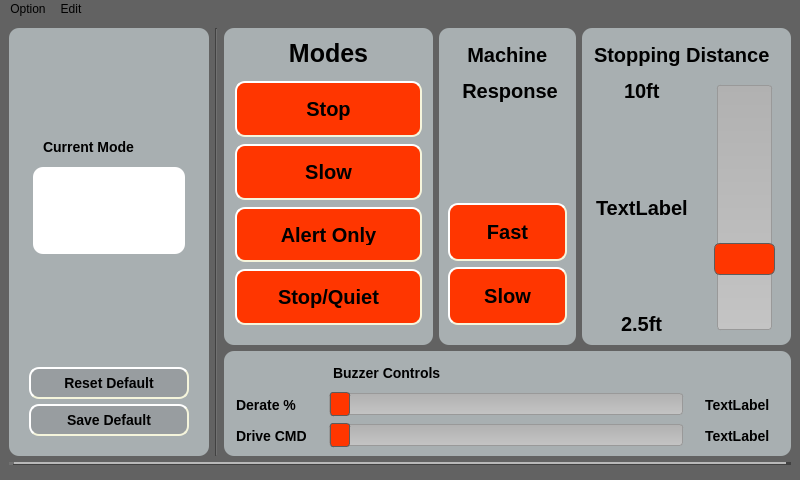
<?xml version="1.0" encoding="UTF-8"?>
<ui version="4.0">
 <class>radar1</class>
 <widget class="QMainWindow" name="radar1">
  <property name="geometry">
   <rect>
    <x>0</x>
    <y>0</y>
    <width>800</width>
    <height>480</height>
   </rect>
  </property>
  <property name="sizePolicy">
   <sizepolicy hsizetype="Ignored" vsizetype="Ignored">
    <horstretch>0</horstretch>
    <verstretch>0</verstretch>
   </sizepolicy>
  </property>
  <property name="maximumSize">
   <size>
    <width>800</width>
    <height>480</height>
   </size>
  </property>
  <property name="font">
   <font>
    <pointsize>12</pointsize>
    <weight>75</weight>
    <bold>true</bold>
    <kerning>true</kerning>
   </font>
  </property>
  <property name="windowTitle">
   <string>radar1</string>
  </property>
  <property name="windowOpacity">
   <double>1.000000000000000</double>
  </property>
  <property name="autoFillBackground">
   <bool>false</bool>
  </property>
  <property name="styleSheet">
   <string notr="true">background-color: rgb(98, 98, 98);</string>
  </property>
  <widget class="QWidget" name="centralwidget">
   <property name="sizePolicy">
    <sizepolicy hsizetype="Preferred" vsizetype="Preferred">
     <horstretch>0</horstretch>
     <verstretch>0</verstretch>
    </sizepolicy>
   </property>
   <property name="maximumSize">
    <size>
     <width>800</width>
     <height>455</height>
    </size>
   </property>
   <property name="styleSheet">
    <string notr="true"/>
   </property>
   <layout class="QGridLayout" name="gridLayout_2">
    <property name="sizeConstraint">
     <enum>QLayout::SetNoConstraint</enum>
    </property>
    <item row="0" column="1" rowspan="4" colspan="2">
     <widget class="Line" name="line">
      <property name="orientation">
       <enum>Qt::Vertical</enum>
      </property>
     </widget>
    </item>
    <item row="0" column="3" rowspan="3">
     <widget class="QWidget" name="modeWidget" native="true">
      <property name="sizePolicy">
       <sizepolicy hsizetype="Minimum" vsizetype="Minimum">
        <horstretch>0</horstretch>
        <verstretch>0</verstretch>
       </sizepolicy>
      </property>
      <property name="maximumSize">
       <size>
        <width>16777215</width>
        <height>16777215</height>
       </size>
      </property>
      <property name="styleSheet">
       <string notr="true">background-color: rgb(168, 175, 177);
border-width: 2px;
border-radius: 10px;
border-color: beige;
font: bold 25px;
padding: 6px;</string>
      </property>
      <layout class="QVBoxLayout" name="verticalLayout">
       <property name="spacing">
        <number>7</number>
       </property>
       <property name="leftMargin">
        <number>11</number>
       </property>
       <property name="topMargin">
        <number>5</number>
       </property>
       <property name="rightMargin">
        <number>11</number>
       </property>
       <property name="bottomMargin">
        <number>20</number>
       </property>
       <item>
        <widget class="QLabel" name="label_6">
         <property name="sizePolicy">
          <sizepolicy hsizetype="MinimumExpanding" vsizetype="MinimumExpanding">
           <horstretch>0</horstretch>
           <verstretch>0</verstretch>
          </sizepolicy>
         </property>
         <property name="maximumSize">
          <size>
           <width>16777215</width>
           <height>80</height>
          </size>
         </property>
         <property name="text">
          <string>Modes</string>
         </property>
         <property name="alignment">
          <set>Qt::AlignCenter</set>
         </property>
        </widget>
       </item>
       <item>
        <widget class="QPushButton" name="push_mode1">
         <property name="focusPolicy">
          <enum>Qt::StrongFocus</enum>
         </property>
         <property name="styleSheet">
          <string notr="true">QPushButton{
background-color: rgb(255, 54, 0);
border-style: outset;
border-radius: 10px;
border-color: beige;
font: bold 20px;
padding: 15px;
}
QPushButton::pressed
{
background-color : green;
}</string>
         </property>
         <property name="text">
          <string>Stop</string>
         </property>
        </widget>
       </item>
       <item>
        <widget class="QPushButton" name="push_mode2">
         <property name="styleSheet">
          <string notr="true">QPushButton{
background-color: rgb(255, 54, 0);
border-style: outset;
border-radius: 10px;
border-color: beige;
font: bold 20px;
padding: 15px;
}
QPushButton::pressed
{
background-color : green;
}</string>
         </property>
         <property name="text">
          <string>Slow</string>
         </property>
        </widget>
       </item>
       <item>
        <widget class="QPushButton" name="push_mode3">
         <property name="styleSheet">
          <string notr="true">QPushButton{
background-color: rgb(255, 54, 0);
border-style: outset;
border-radius: 10px;
border-color: beige;
font: bold 20px;
padding: 15px;
}
QPushButton::pressed
{
background-color : green;
}</string>
         </property>
         <property name="text">
          <string>Alert Only</string>
         </property>
        </widget>
       </item>
       <item>
        <widget class="QPushButton" name="push_mode4">
         <property name="focusPolicy">
          <enum>Qt::StrongFocus</enum>
         </property>
         <property name="styleSheet">
          <string notr="true">QPushButton{
background-color: rgb(255, 54, 0);
border-style: outset;
border-radius: 10px;
border-color: beige;
font: bold 20px;
padding: 15px;
}
QPushButton::pressed
{
background-color : green;
}</string>
         </property>
         <property name="text">
          <string>Stop/Quiet</string>
         </property>
         <property name="checkable">
          <bool>false</bool>
         </property>
         <property name="checked">
          <bool>false</bool>
         </property>
        </widget>
       </item>
      </layout>
     </widget>
    </item>
    <item row="0" column="0" rowspan="4">
     <widget class="QFrame" name="frame_2">
      <property name="sizePolicy">
       <sizepolicy hsizetype="Preferred" vsizetype="Preferred">
        <horstretch>0</horstretch>
        <verstretch>0</verstretch>
       </sizepolicy>
      </property>
      <property name="maximumSize">
       <size>
        <width>200</width>
        <height>16777215</height>
       </size>
      </property>
      <property name="styleSheet">
       <string notr="true">background-color: rgb(168, 175, 177);
border-width: 2px;
border-radius: 10px;
border-color: beige;
font: bold 12px;
padding: 6px;</string>
      </property>
      <property name="frameShape">
       <enum>QFrame::StyledPanel</enum>
      </property>
      <property name="frameShadow">
       <enum>QFrame::Raised</enum>
      </property>
      <layout class="QVBoxLayout" name="verticalLayout_5">
       <item>
        <widget class="QLabel" name="label">
         <property name="sizePolicy">
          <sizepolicy hsizetype="Preferred" vsizetype="Preferred">
           <horstretch>0</horstretch>
           <verstretch>0</verstretch>
          </sizepolicy>
         </property>
         <property name="minimumSize">
          <size>
           <width>150</width>
           <height>75</height>
          </size>
         </property>
         <property name="maximumSize">
          <size>
           <width>200</width>
           <height>125</height>
          </size>
         </property>
         <property name="autoFillBackground">
          <bool>false</bool>
         </property>
         <property name="styleSheet">
          <string notr="true">background-color: rgb(168, 175, 177);

border-width: 2px;
border-radius: 10px;
padding: 6px;</string>
         </property>
         <property name="frameShape">
          <enum>QFrame::Box</enum>
         </property>
         <property name="lineWidth">
          <number>3</number>
         </property>
         <property name="text">
          <string/>
         </property>
         <property name="pixmap">
          <pixmap resource="resource.qrc">:/bobcat-logo.png</pixmap>
         </property>
         <property name="scaledContents">
          <bool>true</bool>
         </property>
         <property name="wordWrap">
          <bool>false</bool>
         </property>
         <property name="openExternalLinks">
          <bool>false</bool>
         </property>
        </widget>
       </item>
       <item>
        <widget class="QWidget" name="dialogWidget" native="true">
         <property name="sizePolicy">
          <sizepolicy hsizetype="Expanding" vsizetype="Expanding">
           <horstretch>0</horstretch>
           <verstretch>0</verstretch>
          </sizepolicy>
         </property>
         <property name="minimumSize">
          <size>
           <width>0</width>
           <height>0</height>
          </size>
         </property>
         <property name="maximumSize">
          <size>
           <width>200</width>
           <height>16777215</height>
          </size>
         </property>
         <property name="baseSize">
          <size>
           <width>0</width>
           <height>0</height>
          </size>
         </property>
         <property name="styleSheet">
          <string notr="true">background-color: rgb(168, 175, 177);
border-width: 2px;
border-radius: 10px;
border-color: beige;
font: bold 14px;
padding: 6px;</string>
         </property>
         <layout class="QVBoxLayout" name="verticalLayout_2">
          <item>
           <widget class="QLabel" name="label_7">
            <property name="text">
             <string>Current Mode</string>
            </property>
           </widget>
          </item>
          <item>
           <widget class="QTextBrowser" name="modeDialog">
            <property name="enabled">
             <bool>true</bool>
            </property>
            <property name="minimumSize">
             <size>
              <width>0</width>
              <height>0</height>
             </size>
            </property>
            <property name="maximumSize">
             <size>
              <width>16777215</width>
              <height>16777215</height>
             </size>
            </property>
            <property name="baseSize">
             <size>
              <width>0</width>
              <height>0</height>
             </size>
            </property>
            <property name="font">
             <font>
              <family>MS Shell Dlg 2</family>
              <pointsize>10</pointsize>
              <weight>50</weight>
              <italic>false</italic>
              <bold>false</bold>
              <kerning>true</kerning>
             </font>
            </property>
            <property name="styleSheet">
             <string notr="true">background-color: rgb(255, 255, 255);
font: 10pt &quot;MS Shell Dlg 2&quot;;</string>
            </property>
           </widget>
          </item>
          <item>
           <widget class="QTextBrowser" name="canDialog">
            <property name="baseSize">
             <size>
              <width>0</width>
              <height>0</height>
             </size>
            </property>
            <property name="styleSheet">
             <string notr="true">background-color: rgb(168, 175, 177);</string>
            </property>
           </widget>
          </item>
         </layout>
        </widget>
       </item>
       <item>
        <widget class="QWidget" name="perphWidget" native="true">
         <property name="maximumSize">
          <size>
           <width>200</width>
           <height>16777215</height>
          </size>
         </property>
         <property name="styleSheet">
          <string notr="true">background-color: rgb(168, 175, 177);
border-width: 2px;
border-radius: 10px;
border-color: beige;
font: bold 14px;
padding: 6px;</string>
         </property>
         <layout class="QVBoxLayout" name="verticalLayout_3">
          <property name="spacing">
           <number>5</number>
          </property>
          <property name="leftMargin">
           <number>5</number>
          </property>
          <property name="topMargin">
           <number>5</number>
          </property>
          <property name="rightMargin">
           <number>5</number>
          </property>
          <property name="bottomMargin">
           <number>5</number>
          </property>
          <item>
           <widget class="QPushButton" name="resetDefault">
            <property name="maximumSize">
             <size>
              <width>16777215</width>
              <height>16777215</height>
             </size>
            </property>
            <property name="mouseTracking">
             <bool>false</bool>
            </property>
            <property name="styleSheet">
             <string notr="true">QPushButton{
background-color: rgb(152, 157, 160);
border-style: outset;
border-radius: 10px;
border-color: beige;
font: bold 14px;
padding: 6px;
}
QPushButton::pressed
{
background-color : green;
}</string>
            </property>
            <property name="text">
             <string>Reset Default</string>
            </property>
            <property name="checkable">
             <bool>false</bool>
            </property>
            <property name="checked">
             <bool>false</bool>
            </property>
            <property name="autoDefault">
             <bool>false</bool>
            </property>
            <property name="default">
             <bool>false</bool>
            </property>
            <property name="flat">
             <bool>false</bool>
            </property>
           </widget>
          </item>
          <item>
           <widget class="QPushButton" name="pushDefault">
            <property name="styleSheet">
             <string notr="true">QPushButton{
background-color: rgb(152, 157, 160);
border-style: outset;
border-radius: 10px;
border-color: beige;
font: bold 14px;
padding: 6px;
}
QPushButton::pressed
{
background-color : green;
}</string>
            </property>
            <property name="text">
             <string>Save Default</string>
            </property>
           </widget>
          </item>
         </layout>
        </widget>
       </item>
      </layout>
     </widget>
    </item>
    <item row="0" column="5" rowspan="3" colspan="2">
     <widget class="QWidget" name="distanceWidget" native="true">
      <property name="sizePolicy">
       <sizepolicy hsizetype="Minimum" vsizetype="Minimum">
        <horstretch>0</horstretch>
        <verstretch>0</verstretch>
       </sizepolicy>
      </property>
      <property name="minimumSize">
       <size>
        <width>0</width>
        <height>0</height>
       </size>
      </property>
      <property name="styleSheet">
       <string notr="true">background-color: rgb(168, 175, 177);
border-width: 2px;
border-radius: 10px;
border-color: beige;
font: bold 15px;
padding: 6px;</string>
      </property>
      <layout class="QGridLayout" name="gridLayout_3">
       <property name="leftMargin">
        <number>1</number>
       </property>
       <item row="0" column="2" colspan="2">
        <widget class="QLabel" name="label_5">
         <property name="maximumSize">
          <size>
           <width>16777215</width>
           <height>16777215</height>
          </size>
         </property>
         <property name="styleSheet">
          <string notr="true">font: bold 20px;</string>
         </property>
         <property name="text">
          <string>Stopping Distance</string>
         </property>
        </widget>
       </item>
       <item row="1" column="3">
        <widget class="QSlider" name="distanceSlider">
         <property name="sizePolicy">
          <sizepolicy hsizetype="Minimum" vsizetype="Minimum">
           <horstretch>0</horstretch>
           <verstretch>0</verstretch>
          </sizepolicy>
         </property>
         <property name="maximumSize">
          <size>
           <width>75</width>
           <height>16777215</height>
          </size>
         </property>
         <property name="focusPolicy">
          <enum>Qt::NoFocus</enum>
         </property>
         <property name="layoutDirection">
          <enum>Qt::LeftToRight</enum>
         </property>
         <property name="styleSheet">
          <string notr="true">QSlider::groove:vertical {
	background: qlineargradient(x1:0, y1:0, x2:0, y2:1, stop:0 #B1B1B1, stop:1 #c4c4c4);
    position: absolute; /* absolutely position 4px from the left and right of the widget. setting margins on the widget should work too... */
    left: 4px; right: 4px;
	border: 1px solid #999999;
	border-radius: 3px;
}

QSlider::handle:vertical {
    height: 30px;
	width: 30px;
    background: rgb(255,54,0);
    margin: 0 -4px; /* expand outside the groove */
    border-radius: 6px;
	border: 1px solid #5c5c5c;
}
</string>
         </property>
         <property name="minimum">
          <number>76</number>
         </property>
         <property name="maximum">
          <number>305</number>
         </property>
         <property name="value">
          <number>135</number>
         </property>
         <property name="orientation">
          <enum>Qt::Vertical</enum>
         </property>
        </widget>
       </item>
       <item row="1" column="2">
        <widget class="QFrame" name="frame">
         <property name="maximumSize">
          <size>
           <width>16777215</width>
           <height>16777215</height>
          </size>
         </property>
         <property name="layoutDirection">
          <enum>Qt::LeftToRight</enum>
         </property>
         <property name="styleSheet">
          <string notr="true">padding: 0px;
font: bold 15px;</string>
         </property>
         <property name="frameShape">
          <enum>QFrame::StyledPanel</enum>
         </property>
         <property name="frameShadow">
          <enum>QFrame::Raised</enum>
         </property>
         <layout class="QVBoxLayout" name="verticalLayout_4">
          <property name="leftMargin">
           <number>0</number>
          </property>
          <property name="topMargin">
           <number>0</number>
          </property>
          <property name="rightMargin">
           <number>0</number>
          </property>
          <property name="bottomMargin">
           <number>0</number>
          </property>
          <item alignment="Qt::AlignHCenter">
           <widget class="QLabel" name="distanceLabelMax">
            <property name="maximumSize">
             <size>
              <width>16777215</width>
              <height>16777215</height>
             </size>
            </property>
            <property name="font">
             <font>
              <pointsize>-1</pointsize>
              <weight>75</weight>
              <italic>false</italic>
              <bold>true</bold>
             </font>
            </property>
            <property name="styleSheet">
             <string notr="true">background-color: rgb(168, 175, 177);
font: bold 20px;
</string>
            </property>
            <property name="text">
             <string>10ft</string>
            </property>
           </widget>
          </item>
          <item>
           <spacer name="verticalSpacer_2">
            <property name="orientation">
             <enum>Qt::Vertical</enum>
            </property>
            <property name="sizeHint" stdset="0">
             <size>
              <width>20</width>
              <height>40</height>
             </size>
            </property>
           </spacer>
          </item>
          <item alignment="Qt::AlignHCenter">
           <widget class="QLabel" name="distanceLabel">
            <property name="maximumSize">
             <size>
              <width>16777215</width>
              <height>16777215</height>
             </size>
            </property>
            <property name="font">
             <font>
              <family>MS Shell Dlg 2</family>
              <pointsize>-1</pointsize>
              <weight>75</weight>
              <italic>false</italic>
              <bold>true</bold>
             </font>
            </property>
            <property name="styleSheet">
             <string notr="true">background-color: rgb(168, 175, 177);
font: bold 20px;

</string>
            </property>
            <property name="text">
             <string>TextLabel</string>
            </property>
            <property name="alignment">
             <set>Qt::AlignLeading|Qt::AlignLeft|Qt::AlignVCenter</set>
            </property>
           </widget>
          </item>
          <item>
           <spacer name="verticalSpacer_3">
            <property name="orientation">
             <enum>Qt::Vertical</enum>
            </property>
            <property name="sizeHint" stdset="0">
             <size>
              <width>20</width>
              <height>40</height>
             </size>
            </property>
           </spacer>
          </item>
          <item alignment="Qt::AlignHCenter">
           <widget class="QLabel" name="distanceLabelMin">
            <property name="maximumSize">
             <size>
              <width>16777215</width>
              <height>16777215</height>
             </size>
            </property>
            <property name="font">
             <font>
              <pointsize>-1</pointsize>
              <weight>75</weight>
              <italic>false</italic>
              <bold>true</bold>
             </font>
            </property>
            <property name="styleSheet">
             <string notr="true">background-color: rgb(168, 175, 177);
font: bold 20px;

</string>
            </property>
            <property name="text">
             <string>2.5ft</string>
            </property>
           </widget>
          </item>
         </layout>
        </widget>
       </item>
      </layout>
     </widget>
    </item>
    <item row="3" column="3" colspan="4">
     <widget class="QWidget" name="buzzerWidget" native="true">
      <property name="sizePolicy">
       <sizepolicy hsizetype="Minimum" vsizetype="Minimum">
        <horstretch>0</horstretch>
        <verstretch>0</verstretch>
       </sizepolicy>
      </property>
      <property name="maximumSize">
       <size>
        <width>16777215</width>
        <height>16777215</height>
       </size>
      </property>
      <property name="styleSheet">
       <string notr="true">background-color: rgb(168, 175, 177);
border-width: 2px;
border-radius: 10px;
border-color: beige;
font: bold 14px;
padding: 6px;</string>
      </property>
      <layout class="QGridLayout" name="gridLayout">
       <property name="leftMargin">
        <number>2</number>
       </property>
       <property name="rightMargin">
        <number>11</number>
       </property>
       <property name="bottomMargin">
        <number>8</number>
       </property>
       <item row="2" column="2">
        <widget class="QLabel" name="periodLabel">
         <property name="styleSheet">
          <string notr="true">background-color: rgb(168, 175, 177);
</string>
         </property>
         <property name="text">
          <string>TextLabel</string>
         </property>
        </widget>
       </item>
       <item row="1" column="0">
        <widget class="QLabel" name="label_2">
         <property name="font">
          <font>
           <pointsize>-1</pointsize>
           <weight>75</weight>
           <italic>false</italic>
           <bold>true</bold>
          </font>
         </property>
         <property name="styleSheet">
          <string notr="true">background-color: rgb(168, 175, 177);</string>
         </property>
         <property name="text">
          <string>Derate %</string>
         </property>
        </widget>
       </item>
       <item row="1" column="2">
        <widget class="QLabel" name="freqLabel">
         <property name="font">
          <font>
           <pointsize>-1</pointsize>
           <weight>75</weight>
           <italic>false</italic>
           <bold>true</bold>
          </font>
         </property>
         <property name="styleSheet">
          <string notr="true">background-color: rgb(168, 175, 177);
</string>
         </property>
         <property name="text">
          <string>TextLabel</string>
         </property>
        </widget>
       </item>
       <item row="2" column="0">
        <widget class="QLabel" name="label_3">
         <property name="font">
          <font>
           <pointsize>-1</pointsize>
           <weight>75</weight>
           <italic>false</italic>
           <bold>true</bold>
          </font>
         </property>
         <property name="styleSheet">
          <string notr="true">background-color: rgb(168, 175, 177);</string>
         </property>
         <property name="text">
          <string>Drive CMD</string>
         </property>
        </widget>
       </item>
       <item row="1" column="1">
        <widget class="QSlider" name="freqSlider">
         <property name="focusPolicy">
          <enum>Qt::NoFocus</enum>
         </property>
         <property name="styleSheet">
          <string notr="true">QSlider::groove:horizontal {
    border: 1px solid #999999;
    height: 20px; /* the groove expands to the size of the slider by default. by giving it a height, it has a fixed size */
    background: qlineargradient(x1:0, y1:0, x2:0, y2:1, stop:0 #B1B1B1, stop:1 #c4c4c4);
    margin: 2px 0;
	border-radius: 3px;
}
QSlider::handle:horizontal {
	background: rgb(255,54,0);
    border: 1px solid #5c5c5c;
    width: 18px;
	height: 35px;
    margin: -2px 0; /* handle is placed by default on the contents rect of the groove. Expand outside the groove */
    border-radius: 3px;
}</string>
         </property>
         <property name="minimum">
          <number>0</number>
         </property>
         <property name="maximum">
          <number>100</number>
         </property>
         <property name="singleStep">
          <number>1</number>
         </property>
         <property name="value">
          <number>0</number>
         </property>
         <property name="sliderPosition">
          <number>0</number>
         </property>
         <property name="orientation">
          <enum>Qt::Horizontal</enum>
         </property>
         <property name="tickPosition">
          <enum>QSlider::NoTicks</enum>
         </property>
        </widget>
       </item>
       <item row="2" column="1">
        <widget class="QSlider" name="periodSlider">
         <property name="styleSheet">
          <string notr="true">QSlider::groove:horizontal {
    border: 1px solid #999999;
    height: 20px; /* the groove expands to the size of the slider by default. by giving it a height, it has a fixed size */
    background: qlineargradient(x1:0, y1:0, x2:0, y2:1, stop:0 #B1B1B1, stop:1 #c4c4c4);
    margin: 2px 0;
	border-radius: 3px;
}
QSlider::handle:horizontal {
	background: rgb(255,54,0);
    border: 1px solid #5c5c5c;
    width: 18px;
	height: 20px;
    margin: -2px 0; /* handle is placed by default on the contents rect of the groove. Expand outside the groove */
    border-radius: 3px;
}</string>
         </property>
         <property name="minimum">
          <number>0</number>
         </property>
         <property name="maximum">
          <number>2000</number>
         </property>
         <property name="value">
          <number>0</number>
         </property>
         <property name="orientation">
          <enum>Qt::Horizontal</enum>
         </property>
        </widget>
       </item>
       <item row="0" column="1">
        <widget class="QLabel" name="label_4">
         <property name="maximumSize">
          <size>
           <width>16777215</width>
           <height>35</height>
          </size>
         </property>
         <property name="text">
          <string>Buzzer Controls</string>
         </property>
        </widget>
       </item>
      </layout>
     </widget>
    </item>
    <item row="4" column="0" colspan="7">
     <widget class="Line" name="line_2">
      <property name="styleSheet">
       <string notr="true">color: rgb(0, 0, 0);</string>
      </property>
      <property name="frameShadow">
       <enum>QFrame::Raised</enum>
      </property>
      <property name="lineWidth">
       <number>5</number>
      </property>
      <property name="midLineWidth">
       <number>2</number>
      </property>
      <property name="orientation">
       <enum>Qt::Horizontal</enum>
      </property>
     </widget>
    </item>
    <item row="0" column="4" rowspan="3">
     <widget class="QWidget" name="widget" native="true">
      <property name="styleSheet">
       <string notr="true">background-color: rgb(168, 175, 177);
border-width: 2px;
border-radius: 10px;
border-color: beige;
font: bold 25px;
padding: 6px;</string>
      </property>
      <layout class="QVBoxLayout" name="verticalLayout_7">
       <property name="bottomMargin">
        <number>20</number>
       </property>
       <item>
        <widget class="QLabel" name="label_8">
         <property name="styleSheet">
          <string notr="true">font: bold 20px;</string>
         </property>
         <property name="text">
          <string>&lt;html&gt;&lt;head/&gt;&lt;body&gt;&lt;p align=&quot;center&quot;&gt;Machine &lt;/p&gt;&lt;p align=&quot;center&quot;&gt;Response&lt;/p&gt;&lt;/body&gt;&lt;/html&gt;</string>
         </property>
        </widget>
       </item>
       <item>
        <spacer name="verticalSpacer">
         <property name="orientation">
          <enum>Qt::Vertical</enum>
         </property>
         <property name="sizeHint" stdset="0">
          <size>
           <width>20</width>
           <height>40</height>
          </size>
         </property>
        </spacer>
       </item>
       <item>
        <widget class="QPushButton" name="derateFast">
         <property name="styleSheet">
          <string notr="true">QPushButton{
background-color: rgb(255, 54, 0);
border-style: outset;
border-radius: 10px;
border-color: beige;
font: bold 20px;
padding: 15px;
}
QPushButton::pressed
{
background-color : green;
}</string>
         </property>
         <property name="text">
          <string>Fast</string>
         </property>
        </widget>
       </item>
       <item>
        <widget class="QPushButton" name="derateSlow">
         <property name="styleSheet">
          <string notr="true">QPushButton{
background-color: rgb(255, 54, 0);
border-style: outset;
border-radius: 10px;
border-color: beige;
font: bold 20px;
padding: 15px;
}
QPushButton::pressed
{
background-color : green;
}</string>
         </property>
         <property name="text">
          <string>Slow</string>
         </property>
        </widget>
       </item>
      </layout>
     </widget>
    </item>
   </layout>
  </widget>
  <widget class="QMenuBar" name="menubar">
   <property name="geometry">
    <rect>
     <x>0</x>
     <y>0</y>
     <width>800</width>
     <height>20</height>
    </rect>
   </property>
   <widget class="QMenu" name="menuFile">
    <property name="title">
     <string>Option</string>
    </property>
   </widget>
   <widget class="QMenu" name="menuIP">
    <property name="title">
     <string>Edit</string>
    </property>
   </widget>
   <addaction name="menuFile"/>
   <addaction name="menuIP"/>
  </widget>
  <action name="actionQuit">
   <property name="text">
    <string>Quir</string>
   </property>
  </action>
 </widget>
 <resources>
  <include location="resource.qrc"/>
 </resources>
 <connections/>
 <designerdata>
  <property name="gridDeltaX">
   <number>10</number>
  </property>
  <property name="gridDeltaY">
   <number>10</number>
  </property>
  <property name="gridSnapX">
   <bool>true</bool>
  </property>
  <property name="gridSnapY">
   <bool>true</bool>
  </property>
  <property name="gridVisible">
   <bool>true</bool>
  </property>
 </designerdata>
</ui>
